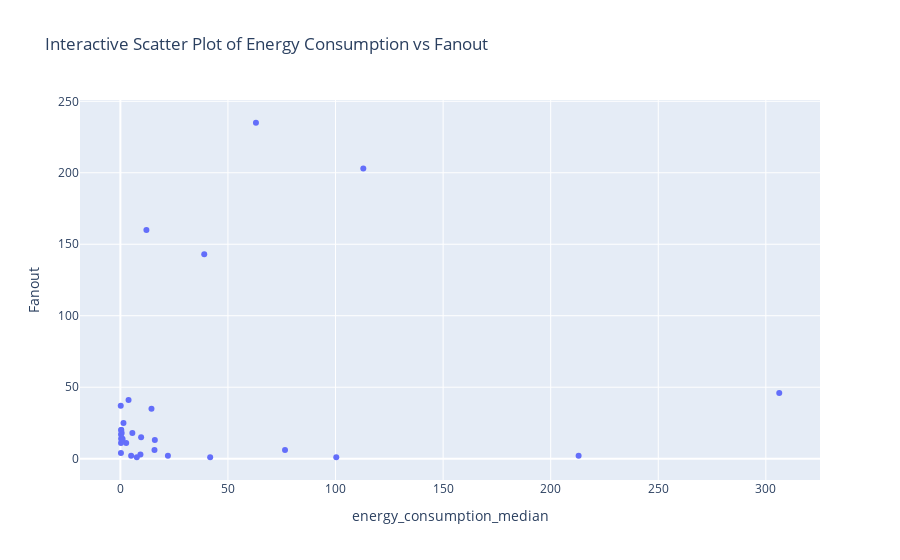

This figure's notebook cell:
### Markdown cell above
### Fanout analysis

### Code cell
import importlib
import utils2
importlib.reload(utils2)
from utils2 import mean_dict, create_dataframe_metric_energy, scatter_plot

all_project_means = mean_dict(data_spoon)
df = create_dataframe_metric_energy(data_spoon, "spoon")
scatter_plot(df)

### Figure 1 — Plotly figure (JSON) as saved in the notebook; plotly's stock layout.template omitted (floating-point values rounded to 4 significant figures)
{"data": [{"customdata": [["init/3[java.lang.String,java.lang.String[],java.util.regex.Pattern]"], ["getOrCreate/1[java.lang.String]"], ["iterator/1[T]"], ["getNextToken/1[java.lang.String]"], ["getNextToken/1[java.lang.String]"], ["fromName/1[java.lang.String]"], ["toString/0"], ["addArgument/2[java.lang.String,java.lang.String]"], ["addArgument/2[java.lang.String,java.lang.String]"], ["CtNamedPathElement/2[java.lang.String,boolean]"], ["addFirst/1[spoon.reflect.path.impl.CtPathElement]"], ["addLast/1[spoon.reflect.path.impl.CtPathElement]"], ["getFromSet/2[java.util.Collection<?>,java.lang.String]"], ["toString/0"], ["scan/1[java.util.Collection<? extends spoon.reflect.declaration.CtElement>]"], ["visitCtField/1[spoon.reflect.declaration.CtField<T>]"], ["load/1[java.io.InputStream]"], ["save/2[spoon.support.Factory,java.io.OutputStream]"], ["getPath/0"], ["compile/1[spoon.support.compiler.jdt.InputType[]]"], ["compile/1[spoon.support.compiler.jdt.InputType[]]"], ["compile/1[spoon.support.compiler.jdt.InputType[]]"], ["compile/1[spoon.support.compiler.jdt.InputType[]]"], ["buildUnits/1[spoon.support.compiler.jdt.CompilationUnit[]]"], ["getRoleInParent/0"], ["getPackage/0"], ["testCtInheritanceScanner/2[java.lang.Class<?>,T]"], ["createImport/2[java.lang.String,java.lang.Boolean]"], ["setupImports/1[java.util.List<spoon.support.compiler.jdt.ImportReference>]"], ["setupMockFactories/0"], ["tryDelete/1[int]"]], "hovertemplate": "energy_consumption_median=%{x}<br>Fanout=%{y}<br>identifier=%{customdata[0]}<extra></extra>", "legendgroup": "", "marker": {"color": "#636efa", "symbol": "circle"}, "mode": "markers", "name": "", "orientation": "v", "showlegend": false, "type": "scatter", "x": [5.566, 5.009, 0.6056, 2.707, 0.9911, 16.02, 0.2616, 0.3353, 0.3961, 0.9148, 0.3634, 0.2956, 9.641, 9.328, 0.2989, 14.45, 7.628, 100.3, 3.796, 38.97, 12.1, 112.9, 63.01, 306.2, 1.44, 0.1742, 22.1, 15.85, 76.52, 41.73, 213.0], "xaxis": "x", "y": [18, 2, 18, 11, 14, 13, 4, 14, 20, 13, 20, 11, 15, 3, 17, 35, 1, 1, 41, 143, 160, 203, 235, 46, 25, 37, 2, 6, 6, 1, 2], "yaxis": "y"}], "layout": {"legend": {"tracegroupgap": 0}, "title": {"text": "Interactive Scatter Plot of Energy Consumption vs Fanout"}, "xaxis": {"anchor": "y", "domain": [0, 1], "title": {"text": "energy_consumption_median"}}, "yaxis": {"anchor": "x", "domain": [0, 1], "title": {"text": "Fanout"}}}}
